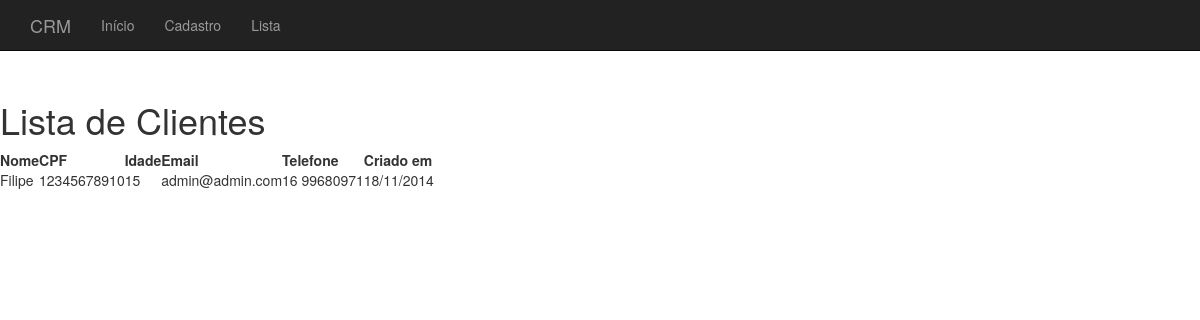
Before: /lista/ with the older database file.
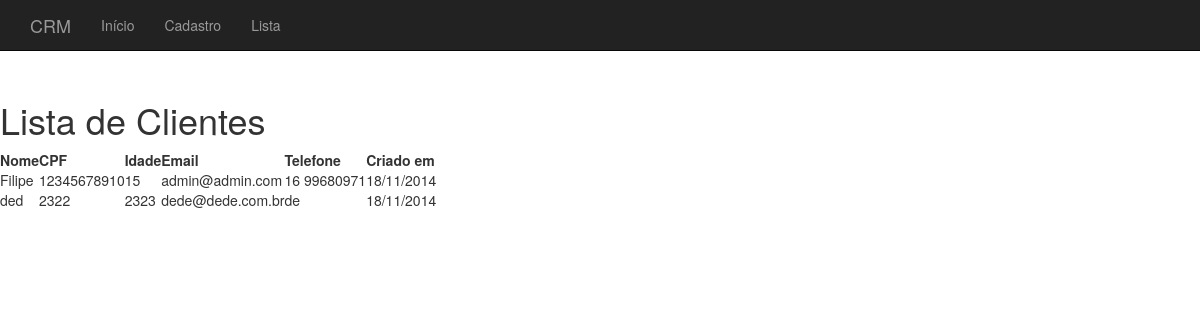
After: the same page with the newer database file.
### cadastro/models.py (models this page shows, shortened)
class Inscricao(models.Model):
    nome = models.CharField(max_length=100)
    cpf = models.CharField('CPF', max_length=11, unique=True)
    idade = models.IntegerField()
    email = models.EmailField(unique=True)
    telefone = models.CharField(max_length=20, blank=True)
    criado_em = models.DateTimeField('criado em', auto_now_add=True)
    class Meta:
        ordering = ['criado_em']
        verbose_name = (u'nome')
        verbose_name_plural = (u'nomes')

### cadastro/views.py (the view)
# urls.py: url(r'^lista/$', Listar.as_view(), name='lista'),
class Listar(ListView):
    template_name = 'lista.html'
    model = Inscricao
    context_object = 'inscricao_list'
    paginate_by = 5

### cadastro/templates/lista.html
{% extends 'base.html' %}
{% block content %}
	<h1>Lista de Clientes</h1>
			<table>
					<tr>
						<th>Nome</th>
						<th>CPF</th>
						<th>Idade</th>
						<th>Email</th>
						<th>Telefone</th>
						<th>Criado em</th>
					</tr>
				{% for inscricao in page_obj %}
					<tr>
						<td>{{ inscricao.nome }}</td>
						<td>{{ inscricao.cpf }}</td>
						<td>{{ inscricao.idade }}</td>
						<td>{{ inscricao.email }}</td>
						<td>{{ inscricao.telefone }}</td>
						<td>{{ inscricao.criado_em|date:"d/m/Y" }}</td>
					</tr>
				{% empty %}
					<p>Sem itens na lista.</p>
				{% endfor %}
			</table>
{% endblock content %}

### cadastro/templates/base.html (shortened to what this page needs)
<!DOCTYPE html>
<html>
<head>
    <link href="../static/css/bootstrap.css" rel="stylesheet">
    <link href="../static/css/base.css" rel="stylesheet">
</head>
<body>
    <nav class="navbar navbar-fixed-top navbar-inverse" role="navigation">
        <div class="container">
            <div class="navbar-header">
                <a class="navbar-brand" href="{% url 'home' %}">CRM</a>
            </div>
            <div class="collapse navbar-collapse navbar-ex1-collapse">
                <ul class="nav navbar-nav">
					<li><a href="{% url 'home' %}">Início</a></li>
					<li><a href="{% url 'cadastro' %}">Cadastro</a></li>
					<li><a href="{% url 'lista' %}">Lista</a></li>
                </ul>
            </div>
        </div>
    </nav>
	{% block content %}
	{% endblock content %}
</body>
</html>

### cadastro/static/css/base.css (style rules this page uses)
html, body { margin-top: 50px; height:100%; }

Changed rows visible on the page:
added Inscricao: nome "ded", cpf "2322", idade "2323", email "dede@dede.com.br", telefone "de", criado_em "18/11/2014"
